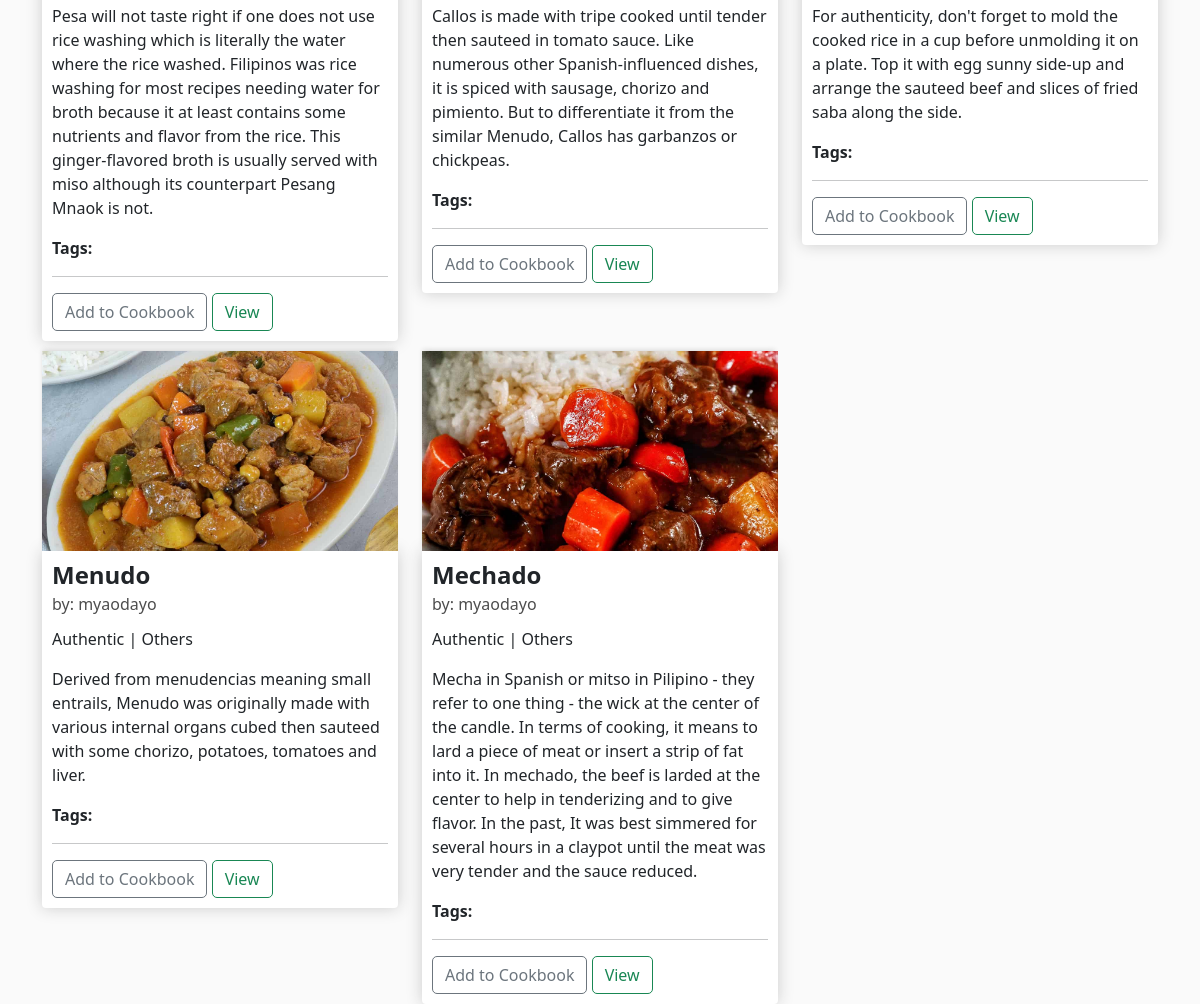
The app's page / (lower part), older data.
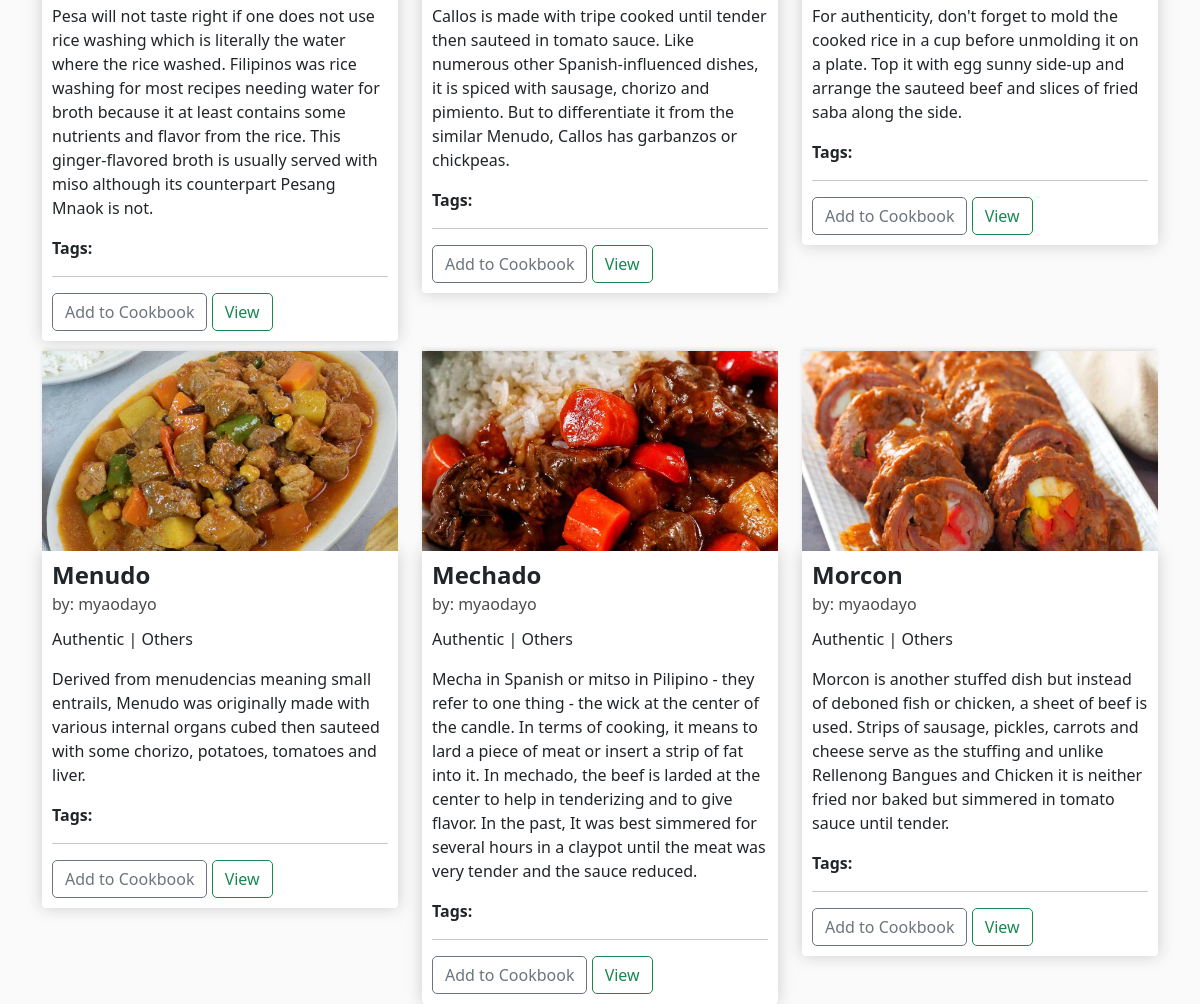
The same page, newer data.
### FGPH/models.py (models this page shows, shortened)
class Recipe(models.Model):
	author = models.ForeignKey(RegisteredUser, null=True, on_delete=models.CASCADE, related_name='recipes')
	name = models.CharField(max_length=64)
	category = models.ForeignKey(Category, null=True, blank=True, on_delete=models.SET_NULL, related_name='recipes')
	tags = models.ManyToManyField(Tag)
	thumbnail = models.ImageField(default='placeholder.png')
	region = models.ForeignKey(Region, null=True, blank=True, on_delete=models.SET_NULL, related_name='recipes')
	description = models.CharField(max_length=700, null=True, blank=True)
	steps = models.JSONField(null=True)
	ingredients = models.JSONField(null=True)
	preparation_time = models.CharField(max_length=64, null=True, blank=True)
	serving_size = models.IntegerField(
		null=True,
		blank=True,
        validators=[
            MaxValueValidator(500),
            MinValueValidator(1)
        ]
    )
	@property
	def recipeTags(self):
		return self.tags.values_list()
	date_created = models.DateTimeField(auto_now_add=True, null=True)
	date_modified = models.DateTimeField(auto_now=True, null=True)
	@property
	def recipeSteps(self):
		return json.loads(self.steps)

class RegisteredUser(models.Model):
	user = models.OneToOneField(User, null=True, blank=True, on_delete=models.CASCADE)
	name = models.CharField(max_length=200, null=True)
	email = models.CharField(max_length=200)
	title = models.CharField(default="", max_length=200, blank=True)
	profile_pic = models.ImageField(default="pfp.png", null=True, blank=True)
	date_created = models.DateTimeField(auto_now_add=True, null=True)
	def __str__(self):
	    return str(self.name)

class Category(models.Model):
	name = models.CharField(max_length=64)
	def __str__(self):
		return self.name
	class Meta:
		verbose_name = "Category"
		verbose_name_plural = "Categories"

class Region(models.Model):
	name = models.CharField(max_length=64, null=True)
	alias = models.CharField(max_length=64, null=True, blank=True)
	order = models.FloatField(null=True, blank=True)
	def __str__(self):
		return self.name

### FGPH/views.py (the view)
# urls.py: path("", views.index, name='home'),
def index(request):
    categories = Category.objects.all()
    regions = Region.objects.all().values().order_by('order')
    if request.user.is_authenticated:
        cookbookAuthor = request.user.registereduser
        cookbook = Cookbook.objects.get(cookbookAuthor=cookbookAuthor)
        pks = cookbook.recipes.values_list('recipe')
        cookbookrecipes = Recipe.objects.filter(id__in=pks)
        print(cookbookrecipes)
    else:
        cookbookrecipes = []
    category = request.GET.get('category')
    region = request.GET.get('region')
    tag = request.GET.get("tag")
    query = request.GET.get("q")
    search = ""
    if category:
        recipes = Recipe.objects.filter(category__name__contains=category)
        search = category
    elif region:
        recipes = Recipe.objects.filter(region__name__contains=region)
        search = region
    elif tag:
        recipes = Recipe.objects.filter(tags__name__contains=tag)
        search = tag
    elif query:
        recipes = Recipe.objects.filter(
            Q(name__icontains=query) | Q(tags__name__icontains=query) | Q(author__name__icontains=query) |
            Q(ingredients__icontains=query) | Q(category__name__icontains=query) | Q(region__name__icontains=query)
            | Q(author__user__username__icontains=query)
        ).distinct()
    else:
        recipes = Recipe.objects.all()
    context = {'recipes': recipes, 'regions': regions, 'categories': categories,
               'cookbookrecipes': cookbookrecipes, 'search': search, 'query': query}
    return render(request, 'FGPH/home.html', context)

### FGPH/templatetags/get_group.py (called while the page is built)
@register.filter(name='has_group')
def has_group(user, group_name):
    return user.groups.filter(name=group_name).exists()

### FGPH/templates/FGPH/home.html (shortened to what this page needs)
{% extends 'FGPH/template.html' %}
{% load static %}
{% block content %}
<div class="row">
	{% for recipe in recipes %}
		<div class="col-lg-4">
			<img class="thumbnail" src="{{ recipe.thumbnail.url }}">
			<div class="box-element product">
				<h4 class="card-title"><strong>{{ recipe.name }}</strong></h4>
				<div style="display: inline-flex;">
					<h6 style="line-height: 30px; margin-left: 	0px;">by: {{ recipe.author }}</h6>
				</div>
				<p style="word-wrap: break-word;" class="card-text">{{ recipe.category }} | {{ recipe.region }}</p>
				<p style="word-wrap: break-word;" class="card-text">{{ recipe.description }}</p>
				<div style="display: inline-flex;">
					<p style="word-wrap: break-word;" class="card-text"><strong>Tags:&nbsp;</strong></p>
				</div>
				<hr>
				{% if recipe not in cookbookrecipes %}
				<button data-recipe="{{ recipe.id }}" data-action="add" class="btn btn-outline-secondary add-recipe">Add to Cookbook</button>
				{% endif %}
				<a href="{% url 'FGPH:recipe' recipe.id %}" data-recipe="{{ recipe.id }}" class="btn btn-outline-success view-recipe">View</a>
			</div>
		</div>
		{% empty %}
		<h4 class="mt-3" style="text-align: left;">No Results Found...</h4>
	{% endfor %}
</div>
{% endblock content %}

Row changes from the older to the newer data that the page shows:
added Recipe: thumbnail (picture), name "Morcon", author "myaodayo", category "Authentic", region "Others", description "Morcon is another stuffed dish but instead of deboned fish or chicken, a sheet of beef is used. Strips of sausage, pickles, carrots and cheese serve as the stuffing and unlike Rellenong Bangues and Chicken it is neither fried nor baked but simmered in tomato sauce until tender."
